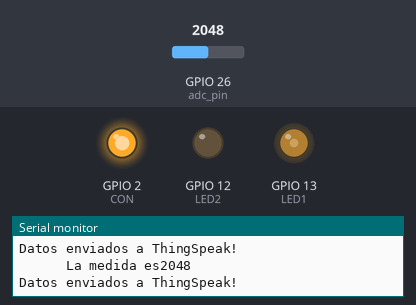
Simulated run of this sketch. Board: ESP32. Parts: output pins drawn as LEDs (lit = HIGH), the last lines printed to the serial monitor. Inputs (shaded band) come from the test bench; at power-on: GPIO 26 (adc_pin) = 2048. WiFi joins after 1.5 s; servers stay silent unless stated.

Above: at 8.9 s.
9.0 s: GPIO 26 (adc_pin) set to 1540
At 26.0 s:
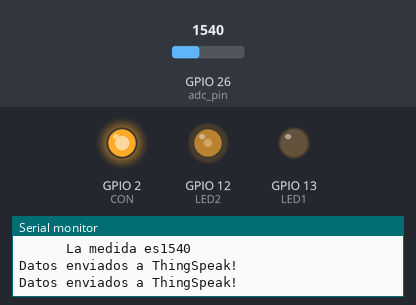
26.2 s: GPIO 26 (adc_pin) set to 1452
34.0 s: GPIO 26 (adc_pin) set to 1541
At 44.9 s:
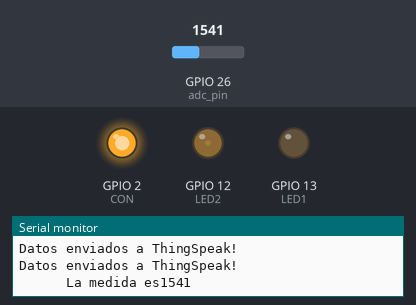
Timing chart, 0 to 49.0 s (numbered marks = the images above; inputs shaded):
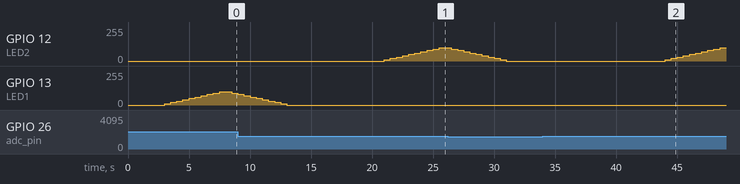

The sketch:

ESP_UNIDAS.ino
```cpp
// Codigo que une el ESP1 y la ESP2

// Comunicacion librerias
#include "ThingSpeak.h"
#include "WiFi.h"

// OX
#include <SoftwareSerial.h>
#define rx 33                                          //define what pin rx is going to be
#define tx 32                                          //define what pin tx is going to be
SoftwareSerial myserial(rx, tx);                      //define how the soft serial port is going to work
#define CON 2

// Global Variables
String inputstring = "";                              //a string to hold incoming data from the PC
String sensorstring = "";                             //a string to hold the data from the Atlas Scientific product
boolean input_string_complete = false;                //have we received all the data from the PC
boolean sensor_string_complete = false;               //have we received all the data from the Atlas Scientific product
float DO;                                             //used to hold a floating point number that is the DO
int ox;
int OxCopia = 0;

// Pins
static const int adc_pin = 26;
int val = 0;
#define CON 2

// Motor Settings
int LED1 = 13;
int LED2 = 12;
const int canalPWM = 0;
const int canalPWM1 = 1;
const int freq = 2000;
const int resolucion = 8;

// Global variable
static byte TheState = 1;
static byte TheUdstate = 1;
int ud = 0;

// Comunicacion definiciones

// WiFi Credentials
const char* ssid = "INFINITUMC47D";
const char* password = "2705483869";

// ThingSpeak credentials
unsigned long channelID = 1229566;
const char* WriteAPIKey = "O07LIAVZQU2APO95";

WiFiClient cliente;

// TASKS

// Prepare OD EMBEDDED
void serialEvent() {                                  //if the hardware serial port_0 receives a char
  inputstring = Serial.readStringUntil(13);           //read the string until we see a <CR>
  input_string_complete = true;                       //set the flag used to tell if we have received a completed string from the PC
}

// Get DO data and send it by HTTP
 void GetOx(void *parameters) {
  while(1){
  // GetOx
  if (TheState == 1){
        ud = 0;
    if (input_string_complete == true) {                //if a string from the PC has been received in its entirety
    myserial.print(inputstring);                      //send that string to the Atlas Scientific product
    myserial.print('\r');                             //add a <CR> to the end of the string
    inputstring = "";                                 //clear the string
    input_string_complete = false;                    //reset the flag used to tell if we have received a completed string from the PC
  }

  if (myserial.available() > 0) {                     //if we see that the Atlas Scientific product has sent a character
    char inchar = (char)myserial.read();              //get the char we just received
    sensorstring += inchar;                           //add the char to the var called sensorstring
    if (inchar == '\r') {                             //if the incoming character is a <CR>
      sensor_string_complete = true;                  //set the flag
    }
  }


  if (sensor_string_complete == true) {               //if a string from the Atlas Scientific product has been received in its entirety
    //Serial.println(sensorstring);                   // Print sensor string
    ox = sensorstring.toInt();
    OxCopia = ox;
       if(OxCopia > 2){
       Serial.println("El oxígeno es: " + String(OxCopia));
       ThingSpeak.setField (5,ud);
       ThingSpeak.setField (4,OxCopia);
        //sensor_string_complete = false;+
       vTaskDelay(1000 / portTICK_PERIOD_MS);
       ThingSpeak.writeFields(channelID,WriteAPIKey);
       Serial.println("Datos enviados a ThingSpeak!");
       }

    //listo_para_enviar = true;
    sensorstring = "";                                //clear the string
    sensor_string_complete = false;                   //reset the flag used to tell if we have received a completed string from the Atlas Scientific product

  }
 }
  else{
    ud = 1;
   ThingSpeak.setField (5,ud);
   vTaskDelay(1000 / portTICK_PERIOD_MS);
   ThingSpeak.writeFields(channelID,WriteAPIKey);
   Serial.println("Datos enviados a ThingSpeak!");
  }
 }
}

// Control de motor
void MotorCtrl(void *parameters){
  while(1){
    switch(TheUdstate){
    case 1:
    //Serial.println("La medida es \t" + String(val));
    //digitalWrite(LED1, HIGH);
    //delay(3000);
    //digitalWrite(LED1, LOW);
    for (int motorValue = 0; motorValue <= 100; motorValue += 10){
        ledcWrite(canalPWM, motorValue);
        vTaskDelay(500 / portTICK_PERIOD_MS);
      }

    for (int motorValue = 100; motorValue >= 0; motorValue -= 10){
        ledcWrite(canalPWM, motorValue);
        vTaskDelay(500 / portTICK_PERIOD_MS);
      }
    for(int x = 0; x<5; x++){

      Serial.println("\tEl sensor está entrando");
      vTaskDelay(1000 / portTICK_PERIOD_MS);
    }
    Serial.println("\tEl sensor está dentro!");
  break;

  case 2:
  //Serial.println("La medida es \t" + String(val));
    //digitalWrite(LED2, HIGH);
    //delay(3000);
    //digitalWrite(LED2, LOW);
    for (int motorValue = 0; motorValue <= 100; motorValue += 10){
        ledcWrite(canalPWM1, motorValue);
        vTaskDelay(500 / portTICK_PERIOD_MS);
      }

    for (int motorValue = 100; motorValue >=0; motorValue -= 10){
        ledcWrite(canalPWM1, motorValue);
        vTaskDelay(500 / portTICK_PERIOD_MS);
      }
    for(int y = 0; y<10; y++){

      Serial.println("\tEl sensor está saliendo");
      vTaskDelay(1000 / portTICK_PERIOD_MS);
    }
    Serial.println("\tEl sensor está afuera!");
  break;
  }
    //Wait for a while
    vTaskDelay(2000 / portTICK_PERIOD_MS);
 }

}

void setup() {

  // Initialize Serial and settings
  Serial.begin(9600);
  myserial.begin(9600);                               //set baud rate for the software serial port to 9600
  inputstring.reserve(10);                            //set aside some bytes for receiving data from the PC
  sensorstring.reserve(30);                           //set aside some bytes for receiving data from Atlas Scientific product

  // Motor begin
  ledcSetup(canalPWM, freq, resolucion);
  ledcSetup(canalPWM1, freq, resolucion);
  ledcAttachPin(LED1, canalPWM);
  ledcAttachPin(LED2, canalPWM1);
  pinMode(CON, OUTPUT);
  digitalWrite(CON, LOW);

  // Wait a moment to start
  vTaskDelay(1000 / portTICK_PERIOD_MS);
  Serial.println();
  Serial.println("---CONTROL DEL MOTOR TEST---");

  WiFi.begin(ssid,password);
  while(WiFi.status() != WL_CONNECTED){
    delay(500);
    Serial.print("Conectando...");
  }
  Serial.println("WiFi conectado!");
  digitalWrite(CON, HIGH);

  ThingSpeak.begin(cliente);

  // Start task to print out results (Higher priority)
  xTaskCreatePinnedToCore(GetOx,
                          "Get Oxigen",
                          1500,
                          NULL,
                          1,
                          NULL,
                          0);

  xTaskCreatePinnedToCore(MotorCtrl,
                          "Motor Control",
                          1024,
                          NULL,
                          2,
                          NULL,
                          1);

}

void loop() {
   // Mide el valor del sensor de nivel y modifica el TheState
   val = analogRead(adc_pin);
   if (val <= 1500){
   Serial.println("\t\t\tLa medida es" + String(val));
   vTaskDelay(1000 / portTICK_PERIOD_MS);
   TheState = 1;
   vTaskDelay(1000 / portTICK_PERIOD_MS);
   TheUdstate = 1;
   vTaskDelay(1000 / portTICK_PERIOD_MS);
  }if(val >= 1501){
    Serial.println("\t\t\tLa medida es" + String(val));
    vTaskDelay(1000 / portTICK_PERIOD_MS);
    TheState = 2;
    vTaskDelay(1000 / portTICK_PERIOD_MS);
    TheUdstate = 2;
    vTaskDelay(1000 / portTICK_PERIOD_MS);
  }
}
```

Measured:
- after the input at 34.0 s, GPIO 12 (LED2): moves from 0/255 to 100/255 over 4.5 s, starting after 10.0 s; GPIO 13 (LED1): stays 0/255 (without the input it goes to 10/255 after 10.0 s)
